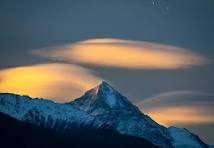
#> input picture data/download.jpg, 214 x 148 px, found by its file name
$ jupyter execute Q2.ipynb   (shell and % lines are left out)
#> lines starting #> are read from the running program, lines starting #| are printed output that depends on the picture
[cell 1]
import cv2
image = cv2.imread('/content/ComputerVision/data/download.jpg')
#> image is the input picture: shape (148, 214, 3); mean B, G, R 96.1, 93.4, 85.1

[cell 2]
gray_image = cv2.cvtColor(image, cv2.COLOR_BGR2GRAY)
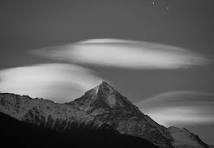
#> gray_image: shape (148, 214); min 1, max 218, mean 91.2

[cell 3]
edges = cv2.Canny(gray_image, 100, 200)
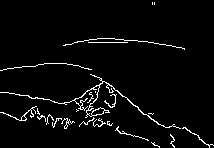
#> edges: shape (148, 214); 3.7% white in thin lines or dots

[cell 4]
import matplotlib.pyplot as plt

plt.figure(figsize=(10, 10))
plt.subplot(1, 3, 1)
plt.imshow(image, cmap='gray')
plt.title('Original Image')
plt.axis('off')
plt.subplot(1, 3, 2)
plt.imshow(gray_image, cmap='gray')
plt.title('Grayscale Image')
plt.axis('off')
plt.subplot(1, 3, 3)
plt.imshow(edges, cmap='gray')
plt.title('Canny Edge Detection')
plt.axis('off')
plt.show()
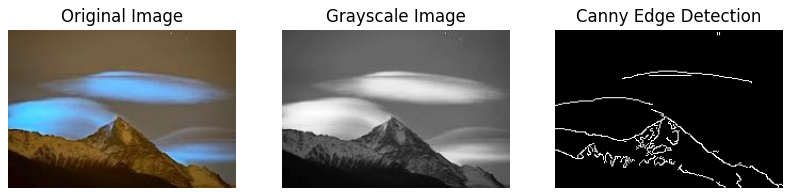
#> figure drawn by matplotlib, 3 panels; B, G, R data is drawn as R, G, B
